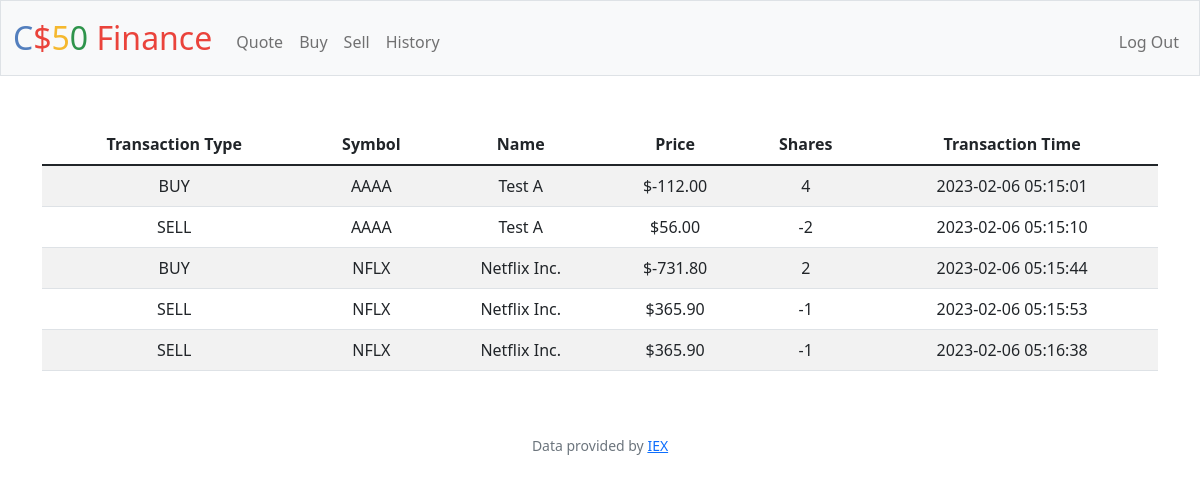
Page /history (signed in) on the earlier database version.
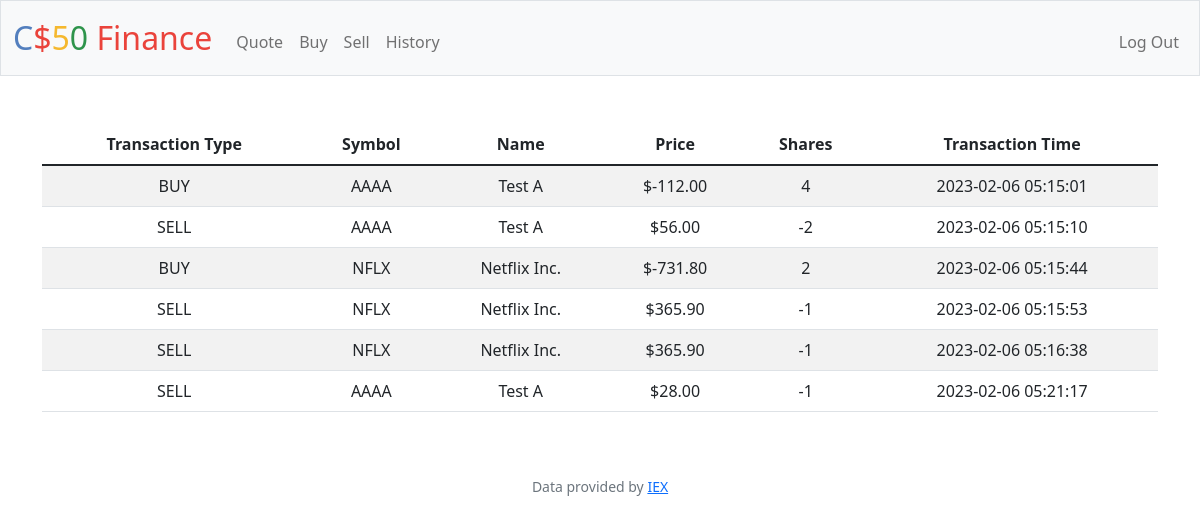
Same page on the later database version.
### tables this page shows
CREATE TABLE trx(
id integer primary key autoincrement not null,
user_id integer not null,
symbol text not null,
shares integer not null,
price float not null,
trx_time DATETIME DEFAULT CURRENT_TIMESTAMP, name text after symbol, type text);

### app.py (the view)
@app.route("/history")
@login_required
def history():
    id = session["user_id"]
    history = db.execute("SELECT * FROM trx where user_id = ?", id)
    return render_template("history.html", history = history)

### app.py (called while the page is built)
@app.after_request
def after_request(response):
    response.headers["Cache-Control"] = "no-cache, no-store, must-revalidate"
    response.headers["Expires"] = 0
    response.headers["Pragma"] = "no-cache"
    return response

### helpers.py (called while the page is built)
def login_required(f):
    @wraps(f)
    def decorated_function(*args, **kwargs):
        if session.get("user_id") is None:
            return redirect("/login")
        return f(*args, **kwargs)
    return decorated_function

def usd(value):
    return f"${value:,.2f}"

### templates/history.html (shortened to what this page needs)
{% extends "layout.html" %}
{% block main %}
    <div class="container">
        <table class="table table-striped">
            <thead>
                <th>Transaction Type</th>
                <th>Symbol</th>
                <th>Name</th>
                <th>Price</th>
                <th>Shares</th>
                <th>Transaction Time</th>
            </thead>
            <tbody>
                {% for hist in history %}
                <tr>
                    <td>{{ hist["type"] }}</td>
                    <td>{{ hist["symbol"] }}</td>
                    <td>{{ hist["name"] }}</td>
                    <td>{{ hist["price"] | usd }}</td>
                    <td>{{ hist["shares"] }}</td>
                    <td>{{ hist["trx_time"] }}</td>
                </tr>
                {% endfor %}
            </tbody>
        </table>
    </div>
{% endblock %}

Differences in the rows shown:
added trx: type "SELL", symbol "AAAA", name "Test A", price "$28.00", shares "-1", trx_time "2023-02-06 05:21:17"
